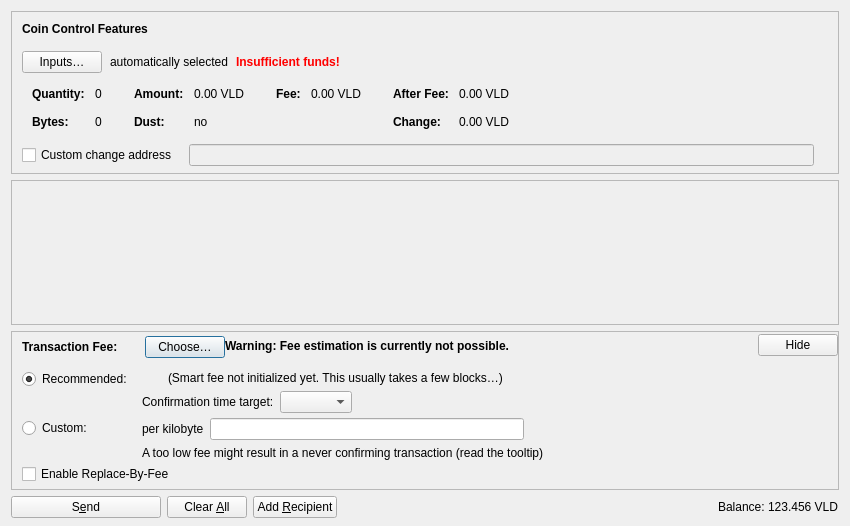
<?xml version="1.0" encoding="UTF-8"?>
<ui version="4.0">
 <class>SendCoinsDialog</class>
 <widget class="QDialog" name="SendCoinsDialog">
  <property name="geometry">
   <rect>
    <x>0</x>
    <y>0</y>
    <width>850</width>
    <height>526</height>
   </rect>
  </property>
  <property name="windowTitle">
   <string>Send Coins</string>
  </property>
  <layout class="QVBoxLayout" name="verticalLayout" stretch="0,1,0,0">
   <property name="bottomMargin">
    <number>8</number>
   </property>
   <item>
    <widget class="QFrame" name="frameCoinControl">
     <property name="sizePolicy">
      <sizepolicy hsizetype="Expanding" vsizetype="Expanding">
       <horstretch>0</horstretch>
       <verstretch>0</verstretch>
      </sizepolicy>
     </property>
     <property name="maximumSize">
      <size>
       <width>16777215</width>
       <height>16777215</height>
      </size>
     </property>
     <property name="frameShape">
      <enum>QFrame::StyledPanel</enum>
     </property>
     <property name="frameShadow">
      <enum>QFrame::Sunken</enum>
     </property>
     <layout class="QVBoxLayout" name="verticalLayoutCoinControl2">
      <property name="spacing">
       <number>0</number>
      </property>
      <property name="leftMargin">
       <number>0</number>
      </property>
      <property name="topMargin">
       <number>0</number>
      </property>
      <property name="rightMargin">
       <number>0</number>
      </property>
      <property name="bottomMargin">
       <number>6</number>
      </property>
      <item>
       <layout class="QVBoxLayout" name="verticalLayoutCoinControl" stretch="0,0,0,0,1">
        <property name="spacing">
         <number>0</number>
        </property>
        <property name="leftMargin">
         <number>10</number>
        </property>
        <property name="topMargin">
         <number>10</number>
        </property>
        <item>
         <layout class="QHBoxLayout" name="horizontalLayoutCoinControl1">
          <property name="bottomMargin">
           <number>15</number>
          </property>
          <item>
           <widget class="QLabel" name="labelCoinControlFeatures">
            <property name="sizePolicy">
             <sizepolicy hsizetype="Preferred" vsizetype="Maximum">
              <horstretch>0</horstretch>
              <verstretch>0</verstretch>
             </sizepolicy>
            </property>
            <property name="font">
             <font>
              <weight>75</weight>
              <bold>true</bold>
             </font>
            </property>
            <property name="styleSheet">
             <string notr="true">font-weight:bold;</string>
            </property>
            <property name="text">
             <string>Coin Control Features</string>
            </property>
           </widget>
          </item>
         </layout>
        </item>
        <item>
         <layout class="QHBoxLayout" name="horizontalLayoutCoinControl2" stretch="0,0,0,0">
          <property name="spacing">
           <number>8</number>
          </property>
          <property name="bottomMargin">
           <number>10</number>
          </property>
          <item>
           <widget class="QPushButton" name="pushButtonCoinControl">
            <property name="styleSheet">
             <string notr="true"/>
            </property>
            <property name="text">
             <string>Inputs…</string>
            </property>
            <property name="autoDefault">
             <bool>false</bool>
            </property>
           </widget>
          </item>
          <item>
           <widget class="QLabel" name="labelCoinControlAutomaticallySelected">
            <property name="text">
             <string>automatically selected</string>
            </property>
            <property name="margin">
             <number>5</number>
            </property>
           </widget>
          </item>
          <item>
           <widget class="QLabel" name="labelCoinControlInsuffFunds">
            <property name="font">
             <font>
              <weight>75</weight>
              <bold>true</bold>
             </font>
            </property>
            <property name="styleSheet">
             <string notr="true">color:red;font-weight:bold;</string>
            </property>
            <property name="text">
             <string>Insufficient funds!</string>
            </property>
            <property name="margin">
             <number>5</number>
            </property>
           </widget>
          </item>
          <item>
           <spacer name="horizontalSpacerCoinControl">
            <property name="orientation">
             <enum>Qt::Horizontal</enum>
            </property>
            <property name="sizeHint" stdset="0">
             <size>
              <width>40</width>
              <height>1</height>
             </size>
            </property>
           </spacer>
          </item>
         </layout>
        </item>
        <item>
         <widget class="QWidget" name="widgetCoinControl" native="true">
          <property name="sizePolicy">
           <sizepolicy hsizetype="Preferred" vsizetype="Preferred">
            <horstretch>0</horstretch>
            <verstretch>0</verstretch>
           </sizepolicy>
          </property>
          <property name="minimumSize">
           <size>
            <width>0</width>
            <height>0</height>
           </size>
          </property>
          <property name="styleSheet">
           <string notr="true"/>
          </property>
          <layout class="QHBoxLayout" name="horizontalLayoutCoinControl5">
           <property name="leftMargin">
            <number>0</number>
           </property>
           <property name="topMargin">
            <number>0</number>
           </property>
           <property name="rightMargin">
            <number>0</number>
           </property>
           <property name="bottomMargin">
            <number>0</number>
           </property>
           <item>
            <layout class="QHBoxLayout" name="horizontalLayoutCoinControl3" stretch="0,0,0,1">
             <property name="spacing">
              <number>20</number>
             </property>
             <property name="topMargin">
              <number>0</number>
             </property>
             <property name="bottomMargin">
              <number>10</number>
             </property>
             <item>
              <layout class="QFormLayout" name="formLayoutCoinControl1">
               <property name="horizontalSpacing">
                <number>10</number>
               </property>
               <property name="verticalSpacing">
                <number>14</number>
               </property>
               <property name="leftMargin">
                <number>10</number>
               </property>
               <property name="topMargin">
                <number>4</number>
               </property>
               <property name="rightMargin">
                <number>6</number>
               </property>
               <item row="0" column="0">
                <widget class="QLabel" name="labelCoinControlQuantityText">
                 <property name="font">
                  <font>
                   <weight>75</weight>
                   <bold>true</bold>
                  </font>
                 </property>
                 <property name="text">
                  <string>Quantity:</string>
                 </property>
                 <property name="margin">
                  <number>0</number>
                 </property>
                </widget>
               </item>
               <item row="0" column="1">
                <widget class="QLabel" name="labelCoinControlQuantity">
                 <property name="cursor">
                  <cursorShape>IBeamCursor</cursorShape>
                 </property>
                 <property name="contextMenuPolicy">
                  <enum>Qt::ActionsContextMenu</enum>
                 </property>
                 <property name="text">
                  <string notr="true">0</string>
                 </property>
                 <property name="margin">
                  <number>0</number>
                 </property>
                 <property name="textInteractionFlags">
                  <set>Qt::LinksAccessibleByMouse|Qt::TextSelectableByKeyboard|Qt::TextSelectableByMouse</set>
                 </property>
                </widget>
               </item>
               <item row="1" column="0">
                <widget class="QLabel" name="labelCoinControlBytesText">
                 <property name="font">
                  <font>
                   <weight>75</weight>
                   <bold>true</bold>
                  </font>
                 </property>
                 <property name="text">
                  <string>Bytes:</string>
                 </property>
                </widget>
               </item>
               <item row="1" column="1">
                <widget class="QLabel" name="labelCoinControlBytes">
                 <property name="cursor">
                  <cursorShape>IBeamCursor</cursorShape>
                 </property>
                 <property name="contextMenuPolicy">
                  <enum>Qt::ActionsContextMenu</enum>
                 </property>
                 <property name="text">
                  <string notr="true">0</string>
                 </property>
                 <property name="textInteractionFlags">
                  <set>Qt::LinksAccessibleByMouse|Qt::TextSelectableByKeyboard|Qt::TextSelectableByMouse</set>
                 </property>
                </widget>
               </item>
              </layout>
             </item>
             <item>
              <layout class="QFormLayout" name="formLayoutCoinControl2">
               <property name="horizontalSpacing">
                <number>10</number>
               </property>
               <property name="verticalSpacing">
                <number>14</number>
               </property>
               <property name="leftMargin">
                <number>6</number>
               </property>
               <property name="topMargin">
                <number>4</number>
               </property>
               <property name="rightMargin">
                <number>6</number>
               </property>
               <item row="0" column="0">
                <widget class="QLabel" name="labelCoinControlAmountText">
                 <property name="font">
                  <font>
                   <weight>75</weight>
                   <bold>true</bold>
                  </font>
                 </property>
                 <property name="text">
                  <string>Amount:</string>
                 </property>
                 <property name="margin">
                  <number>0</number>
                 </property>
                </widget>
               </item>
               <item row="0" column="1">
                <widget class="QLabel" name="labelCoinControlAmount">
                 <property name="cursor">
                  <cursorShape>IBeamCursor</cursorShape>
                 </property>
                 <property name="contextMenuPolicy">
                  <enum>Qt::ActionsContextMenu</enum>
                 </property>
                 <property name="text">
                  <string notr="true">0.00 VLD</string>
                 </property>
                 <property name="textInteractionFlags">
                  <set>Qt::LinksAccessibleByMouse|Qt::TextSelectableByKeyboard|Qt::TextSelectableByMouse</set>
                 </property>
                </widget>
               </item>
               <item row="1" column="0">
                <widget class="QLabel" name="labelCoinControlLowOutputText">
                 <property name="font">
                  <font>
                   <weight>75</weight>
                   <bold>true</bold>
                  </font>
                 </property>
                 <property name="text">
                  <string>Dust:</string>
                 </property>
                </widget>
               </item>
               <item row="1" column="1">
                <widget class="QLabel" name="labelCoinControlLowOutput">
                 <property name="cursor">
                  <cursorShape>IBeamCursor</cursorShape>
                 </property>
                 <property name="contextMenuPolicy">
                  <enum>Qt::ActionsContextMenu</enum>
                 </property>
                 <property name="text">
                  <string notr="true">no</string>
                 </property>
                 <property name="textInteractionFlags">
                  <set>Qt::LinksAccessibleByMouse|Qt::TextSelectableByKeyboard|Qt::TextSelectableByMouse</set>
                 </property>
                </widget>
               </item>
              </layout>
             </item>
             <item>
              <layout class="QFormLayout" name="formLayoutCoinControl3">
               <property name="horizontalSpacing">
                <number>10</number>
               </property>
               <property name="verticalSpacing">
                <number>14</number>
               </property>
               <property name="leftMargin">
                <number>6</number>
               </property>
               <property name="topMargin">
                <number>4</number>
               </property>
               <property name="rightMargin">
                <number>6</number>
               </property>
               <item row="0" column="0">
                <widget class="QLabel" name="labelCoinControlFeeText">
                 <property name="font">
                  <font>
                   <weight>75</weight>
                   <bold>true</bold>
                  </font>
                 </property>
                 <property name="text">
                  <string>Fee:</string>
                 </property>
                 <property name="margin">
                  <number>0</number>
                 </property>
                </widget>
               </item>
               <item row="0" column="1">
                <widget class="QLabel" name="labelCoinControlFee">
                 <property name="cursor">
                  <cursorShape>IBeamCursor</cursorShape>
                 </property>
                 <property name="contextMenuPolicy">
                  <enum>Qt::ActionsContextMenu</enum>
                 </property>
                 <property name="text">
                  <string notr="true">0.00 VLD</string>
                 </property>
                 <property name="textInteractionFlags">
                  <set>Qt::LinksAccessibleByMouse|Qt::TextSelectableByKeyboard|Qt::TextSelectableByMouse</set>
                 </property>
                </widget>
               </item>
              </layout>
             </item>
             <item>
              <layout class="QFormLayout" name="formLayoutCoinControl4">
               <property name="horizontalSpacing">
                <number>10</number>
               </property>
               <property name="verticalSpacing">
                <number>14</number>
               </property>
               <property name="leftMargin">
                <number>6</number>
               </property>
               <property name="topMargin">
                <number>4</number>
               </property>
               <property name="rightMargin">
                <number>6</number>
               </property>
               <item row="0" column="0">
                <widget class="QLabel" name="labelCoinControlAfterFeeText">
                 <property name="font">
                  <font>
                   <weight>75</weight>
                   <bold>true</bold>
                  </font>
                 </property>
                 <property name="text">
                  <string>After Fee:</string>
                 </property>
                 <property name="margin">
                  <number>0</number>
                 </property>
                </widget>
               </item>
               <item row="0" column="1">
                <widget class="QLabel" name="labelCoinControlAfterFee">
                 <property name="cursor">
                  <cursorShape>IBeamCursor</cursorShape>
                 </property>
                 <property name="contextMenuPolicy">
                  <enum>Qt::ActionsContextMenu</enum>
                 </property>
                 <property name="text">
                  <string notr="true">0.00 VLD</string>
                 </property>
                 <property name="textInteractionFlags">
                  <set>Qt::LinksAccessibleByMouse|Qt::TextSelectableByKeyboard|Qt::TextSelectableByMouse</set>
                 </property>
                </widget>
               </item>
               <item row="1" column="0">
                <widget class="QLabel" name="labelCoinControlChangeText">
                 <property name="font">
                  <font>
                   <weight>75</weight>
                   <bold>true</bold>
                  </font>
                 </property>
                 <property name="text">
                  <string>Change:</string>
                 </property>
                </widget>
               </item>
               <item row="1" column="1">
                <widget class="QLabel" name="labelCoinControlChange">
                 <property name="cursor">
                  <cursorShape>IBeamCursor</cursorShape>
                 </property>
                 <property name="contextMenuPolicy">
                  <enum>Qt::ActionsContextMenu</enum>
                 </property>
                 <property name="text">
                  <string notr="true">0.00 VLD</string>
                 </property>
                 <property name="textInteractionFlags">
                  <set>Qt::LinksAccessibleByMouse|Qt::TextSelectableByKeyboard|Qt::TextSelectableByMouse</set>
                 </property>
                </widget>
               </item>
              </layout>
             </item>
            </layout>
           </item>
          </layout>
         </widget>
        </item>
        <item>
         <layout class="QHBoxLayout" name="horizontalLayoutCoinControl4" stretch="0,0,0">
          <property name="spacing">
           <number>12</number>
          </property>
          <property name="sizeConstraint">
           <enum>QLayout::SetDefaultConstraint</enum>
          </property>
          <property name="topMargin">
           <number>5</number>
          </property>
          <property name="rightMargin">
           <number>5</number>
          </property>
          <item>
           <widget class="QCheckBox" name="checkBoxCoinControlChange">
            <property name="toolTip">
             <string>If this is activated, but the change address is empty or invalid, change will be sent to a newly generated address.</string>
            </property>
            <property name="text">
             <string>Custom change address</string>
            </property>
           </widget>
          </item>
          <item>
           <widget class="QValidatedLineEdit" name="lineEditCoinControlChange">
            <property name="enabled">
             <bool>false</bool>
            </property>
            <property name="sizePolicy">
             <sizepolicy hsizetype="Expanding" vsizetype="Fixed">
              <horstretch>0</horstretch>
              <verstretch>0</verstretch>
             </sizepolicy>
            </property>
           </widget>
          </item>
          <item>
           <widget class="QLabel" name="labelCoinControlChangeLabel">
            <property name="sizePolicy">
             <sizepolicy hsizetype="Preferred" vsizetype="Expanding">
              <horstretch>0</horstretch>
              <verstretch>0</verstretch>
             </sizepolicy>
            </property>
            <property name="minimumSize">
             <size>
              <width>0</width>
              <height>0</height>
             </size>
            </property>
            <property name="text">
             <string/>
            </property>
            <property name="margin">
             <number>3</number>
            </property>
           </widget>
          </item>
         </layout>
        </item>
        <item>
         <spacer name="verticalSpacerCoinControl">
          <property name="orientation">
           <enum>Qt::Vertical</enum>
          </property>
          <property name="sizeHint" stdset="0">
           <size>
            <width>800</width>
            <height>1</height>
           </size>
          </property>
         </spacer>
        </item>
       </layout>
      </item>
     </layout>
    </widget>
   </item>
   <item>
    <widget class="QScrollArea" name="scrollArea">
     <property name="widgetResizable">
      <bool>true</bool>
     </property>
     <widget class="QWidget" name="scrollAreaWidgetContents">
      <property name="geometry">
       <rect>
        <x>0</x>
        <y>0</y>
        <width>830</width>
        <height>104</height>
       </rect>
      </property>
      <layout class="QVBoxLayout" name="verticalLayout_2" stretch="0,1">
       <property name="leftMargin">
        <number>0</number>
       </property>
       <property name="topMargin">
        <number>0</number>
       </property>
       <property name="rightMargin">
        <number>0</number>
       </property>
       <property name="bottomMargin">
        <number>0</number>
       </property>
       <item>
        <layout class="QVBoxLayout" name="entries">
         <property name="spacing">
          <number>6</number>
         </property>
        </layout>
       </item>
       <item>
        <spacer name="verticalSpacer">
         <property name="orientation">
          <enum>Qt::Vertical</enum>
         </property>
         <property name="sizeHint" stdset="0">
          <size>
           <width>20</width>
           <height>40</height>
          </size>
         </property>
        </spacer>
       </item>
      </layout>
     </widget>
    </widget>
   </item>
   <item>
    <widget class="QFrame" name="frameFee">
     <property name="sizePolicy">
      <sizepolicy hsizetype="Expanding" vsizetype="Expanding">
       <horstretch>0</horstretch>
       <verstretch>0</verstretch>
      </sizepolicy>
     </property>
     <property name="maximumSize">
      <size>
       <width>16777215</width>
       <height>16777215</height>
      </size>
     </property>
     <property name="frameShape">
      <enum>QFrame::StyledPanel</enum>
     </property>
     <property name="frameShadow">
      <enum>QFrame::Sunken</enum>
     </property>
     <layout class="QVBoxLayout" name="verticalLayoutFee1">
      <property name="spacing">
       <number>0</number>
      </property>
      <property name="leftMargin">
       <number>0</number>
      </property>
      <property name="topMargin">
       <number>0</number>
      </property>
      <property name="rightMargin">
       <number>0</number>
      </property>
      <property name="bottomMargin">
       <number>0</number>
      </property>
      <item>
       <layout class="QVBoxLayout" name="verticalLayoutFee2" stretch="0,0,0">
        <property name="spacing">
         <number>0</number>
        </property>
        <property name="leftMargin">
         <number>10</number>
        </property>
        <property name="topMargin">
         <number>0</number>
        </property>
        <item>
         <layout class="QHBoxLayout" name="horizontalLayoutFee1">
          <property name="bottomMargin">
           <number>0</number>
          </property>
          <item>
           <layout class="QVBoxLayout" name="verticalLayoutFee7">
            <property name="spacing">
             <number>0</number>
            </property>
            <item>
             <spacer name="verticalSpacerSmartFee">
              <property name="orientation">
               <enum>Qt::Vertical</enum>
              </property>
              <property name="sizeType">
               <enum>QSizePolicy::Fixed</enum>
              </property>
              <property name="sizeHint" stdset="0">
               <size>
                <width>1</width>
                <height>4</height>
               </size>
              </property>
             </spacer>
            </item>
            <item>
             <layout class="QHBoxLayout" name="horizontalLayoutSmartFee">
              <property name="spacing">
               <number>10</number>
              </property>
              <item>
               <widget class="QLabel" name="labelFeeHeadline">
                <property name="sizePolicy">
                 <sizepolicy hsizetype="Preferred" vsizetype="Maximum">
                  <horstretch>0</horstretch>
                  <verstretch>0</verstretch>
                 </sizepolicy>
                </property>
                <property name="font">
                 <font>
                  <weight>75</weight>
                  <bold>true</bold>
                 </font>
                </property>
                <property name="styleSheet">
                 <string notr="true">font-weight:bold;</string>
                </property>
                <property name="text">
                 <string>Transaction Fee:</string>
                </property>
               </widget>
              </item>
              <item>
               <widget class="QLabel" name="labelFeeMinimized">
                <property name="text">
                 <string/>
                </property>
               </widget>
              </item>
              <item>
               <widget class="QPushButton" name="buttonChooseFee">
                <property name="text">
                 <string>Choose…</string>
                </property>
               </widget>
              </item>
             </layout>
            </item>
            <item>
             <spacer name="verticalSpacer_5">
              <property name="orientation">
               <enum>Qt::Vertical</enum>
              </property>
              <property name="sizeHint" stdset="0">
               <size>
                <width>1</width>
                <height>1</height>
               </size>
              </property>
             </spacer>
            </item>
           </layout>
          </item>
          <item>
           <widget class="QLabel" name="fallbackFeeWarningLabel">
            <property name="toolTip">
             <string>Using the fallbackfee can result in sending a transaction that will take several hours or days (or never) to confirm. Consider choosing your fee manually or wait until you have validated the complete chain.</string>
            </property>
            <property name="font">
            <font>
                <weight>75</weight>
                <bold>true</bold>
            </font>
            </property>
            <property name="text">
             <string>Warning: Fee estimation is currently not possible.</string>
            </property>
            <property name="wordWrap">
             <bool>false</bool>
            </property>
           </widget>
          </item>
          <item>
           <spacer name="horizontalSpacer_4">
            <property name="orientation">
             <enum>Qt::Horizontal</enum>
            </property>
            <property name="sizeType">
             <enum>QSizePolicy::MinimumExpanding</enum>
            </property>
            <property name="sizeHint" stdset="0">
             <size>
              <width>40</width>
              <height>20</height>
             </size>
            </property>
           </spacer>
          </item>
          <item>
           <widget class="QPushButton" name="buttonMinimizeFee">
            <property name="toolTip">
             <string>Hide transaction fee settings</string>
            </property>
            <property name="text">
             <string>Hide</string>
            </property>
           </widget>
          </item>
         </layout>
        </item>
        <item>
         <widget class="QFrame" name="frameFeeSelection">
          <layout class="QVBoxLayout" name="verticalLayoutFee12">
           <property name="spacing">
            <number>0</number>
           </property>
           <property name="leftMargin">
            <number>0</number>
           </property>
           <property name="topMargin">
            <number>0</number>
           </property>
           <property name="rightMargin">
            <number>0</number>
           </property>
           <property name="bottomMargin">
            <number>0</number>
           </property>
           <item>
            <layout class="QGridLayout" name="gridLayoutFee">
             <property name="topMargin">
              <number>10</number>
             </property>
             <property name="bottomMargin">
              <number>4</number>
             </property>
             <property name="horizontalSpacing">
              <number>10</number>
             </property>
             <property name="verticalSpacing">
              <number>4</number>
             </property>
             <item row="1" column="1">
              <layout class="QVBoxLayout" name="verticalLayoutFee8">
               <property name="spacing">
                <number>6</number>
               </property>
               <item>
                <layout class="QHBoxLayout" name="horizontalLayoutFee13">
                 <item>
                  <widget class="QLabel" name="labelCustomPerKilobyte">
                   <property name="toolTip">
                    <string>Specify a custom fee per kB (1,000 bytes) of the transaction's virtual size.

Note:  Since the fee is calculated on a per-byte basis, a fee rate of "100 satoshis per kvB" for a transaction size of 500 virtual bytes (half of 1 kvB) would ultimately yield a fee of only 50 satoshis.</string>
                   </property>
                   <property name="text">
                    <string>per kilobyte</string>
                   </property>
                  </widget>
                 </item>
                 <item>
                  <widget class="ValdcoinAmountField" name="customFee"/>
                 </item>
                 <item>
                  <spacer name="horizontalSpacer_6">
                   <property name="orientation">
                    <enum>Qt::Horizontal</enum>
                   </property>
                   <property name="sizeHint" stdset="0">
                    <size>
                     <width>1</width>
                     <height>1</height>
                    </size>
                   </property>
                  </spacer>
                 </item>
                </layout>
               </item>
               <item>
                <layout class="QHBoxLayout" name="horizontalLayoutFee8">
                 <item>
                  <widget class="QLabel" name="labelCustomFeeWarning">
                   <property name="enabled">
                    <bool>true</bool>
                   </property>
                   <property name="toolTip">
                    <string>When there is less transaction volume than space in the blocks, miners as well as relaying nodes may enforce a minimum fee. Paying only this minimum fee is just fine, but be aware that this can result in a never confirming transaction once there is more demand for valdcoin transactions than the network can process.</string>
                   </property>
                   <property name="text">
                    <string>A too low fee might result in a never confirming transaction (read the tooltip)</string>
                   </property>
                  </widget>
                 </item>
                 <item>
                  <spacer name="horizontalSpacer_2">
                   <property name="orientation">
                    <enum>Qt::Horizontal</enum>
                   </property>
                   <property name="sizeHint" stdset="0">
                    <size>
                     <width>1</width>
                     <height>1</height>
                    </size>
                   </property>
                  </spacer>
                 </item>
                </layout>
               </item>
              </layout>
             </item>
             <item row="0" column="0">
              <layout class="QVBoxLayout" name="verticalLayoutFee4" stretch="0,1">
               <item>
                <widget class="QRadioButton" name="radioSmartFee">
                 <property name="text">
                  <string>Recommended:</string>
                 </property>
                 <property name="checked">
                  <bool>true</bool>
                 </property>
                 <attribute name="buttonGroup">
                  <string notr="true">groupFee</string>
                 </attribute>
                </widget>
               </item>
               <item>
                <spacer name="verticalSpacer_2">
                 <property name="orientation">
                  <enum>Qt::Vertical</enum>
                 </property>
                 <property name="sizeHint" stdset="0">
                  <size>
                   <width>1</width>
                   <height>1</height>
                  </size>
                 </property>
                </spacer>
               </item>
              </layout>
             </item>
             <item row="1" column="0">
              <layout class="QVBoxLayout" name="verticalLayoutFee9" stretch="0,1">
               <item>
                <widget class="QRadioButton" name="radioCustomFee">
                 <property name="text">
                  <string>Custom:</string>
                 </property>
                 <attribute name="buttonGroup">
                  <string notr="true">groupFee</string>
                 </attribute>
                </widget>
               </item>
               <item>
                <spacer name="verticalSpacer_6">
                 <property name="orientation">
                  <enum>Qt::Vertical</enum>
                 </property>
                 <property name="sizeHint" stdset="0">
                  <size>
                   <width>1</width>
                   <height>1</height>
                  </size>
                 </property>
                </spacer>
               </item>
              </layout>
             </item>
             <item row="0" column="1">
              <layout class="QVBoxLayout" name="verticalLayoutFee3" stretch="0,0,1">
               <property name="spacing">
                <number>6</number>
               </property>
               <property name="topMargin">
                <number>2</number>
               </property>
               <item>
                <layout class="QHBoxLayout" name="horizontalLayoutFee12">
                 <item>
                  <widget class="QLabel" name="labelSmartFee">
                   <property name="text">
                    <string/>
                   </property>
                  </widget>
                 </item>
                 <item>
                  <widget class="QLabel" name="labelFeeEstimation">
                   <property name="text">
                    <string/>
                   </property>
                  </widget>
                 </item>
                 <item>
                  <widget class="QLabel" name="labelSmartFee2">
                   <property name="text">
                    <string>(Smart fee not initialized yet. This usually takes a few blocks…)</string>
                   </property>
                  </widget>
                 </item>
                 <item>
                  <spacer name="horizontalSpacer_5">
                   <property name="orientation">
                    <enum>Qt::Horizontal</enum>
                   </property>
                   <property name="sizeHint" stdset="0">
                    <size>
                     <width>1</width>
                     <height>1</height>
                    </size>
                   </property>
                  </spacer>
                 </item>
                </layout>
               </item>
               <item>
                <layout class="QHBoxLayout" name="horizontalLayoutFee9">
                 <item>
                  <layout class="QVBoxLayout" name="verticalLayoutFee6">
                   <item>
                    <widget class="QLabel" name="labelSmartFee3">
                     <property name="text">
                      <string>Confirmation time target:</string>
                     </property>
                    </widget>
                   </item>
                  </layout>
                 </item>
                 <item>
                  <layout class="QVBoxLayout" name="verticalLayoutFee5">
                   <property name="rightMargin">
                    <number>30</number>
                   </property>
                   <item>
                    <layout class="QHBoxLayout" name="horizontalLayoutConfTarget">
                     <property name="bottomMargin">
                      <number>0</number>
                     </property>
                     <item>
                      <widget class="QComboBox" name="confTargetSelector"/>
                     </item>
                     <item>
                      <spacer name="horizontalSpacerConfTarget">
                       <property name="orientation">
                        <enum>Qt::Horizontal</enum>
                       </property>
                       <property name="sizeHint" stdset="0">
                        <size>
                         <width>40</width>
                         <height>20</height>
                        </size>
                       </property>
                      </spacer>
                     </item>
                    </layout>
                   </item>
                  </layout>
                 </item>
                </layout>
               </item>
               <item>
                <spacer name="verticalSpacer_4">
                 <property name="orientation">
                  <enum>Qt::Vertical</enum>
                 </property>
                 <property name="sizeHint" stdset="0">
                  <size>
                   <width>1</width>
                   <height>1</height>
                  </size>
                 </property>
                </spacer>
               </item>
              </layout>
             </item>
            </layout>
           </item>
           <item>
            <widget class="QCheckBox" name="optInRBF">
             <property name="text">
              <string>Enable Replace-By-Fee</string>
             </property>
             <property name="toolTip">
              <string>With Replace-By-Fee (BIP-125) you can increase a transaction's fee after it is sent. Without this, a higher fee may be recommended to compensate for increased transaction delay risk.</string>
             </property>
            </widget>
           </item>
          </layout>
         </widget>
        </item>
        <item>
         <spacer name="verticalSpacerFee">
          <property name="orientation">
           <enum>Qt::Vertical</enum>
          </property>
          <property name="sizeHint" stdset="0">
           <size>
            <width>40</width>
            <height>5</height>
           </size>
          </property>
         </spacer>
        </item>
       </layout>
      </item>
     </layout>
    </widget>
   </item>
   <item>
    <layout class="QHBoxLayout" name="horizontalLayout">
     <item>
      <widget class="QPushButton" name="sendButton">
       <property name="minimumSize">
        <size>
         <width>150</width>
         <height>0</height>
        </size>
       </property>
       <property name="toolTip">
        <string>Confirm the send action</string>
       </property>
       <property name="text">
        <string>S&amp;end</string>
       </property>
       <property name="icon">
        <iconset resource="../valdcoin.qrc">
         <normaloff>:/icons/send</normaloff>:/icons/send</iconset>
       </property>
       <property name="autoDefault">
        <bool>false</bool>
       </property>
       <property name="default">
        <bool>false</bool>
       </property>
      </widget>
     </item>
     <item>
      <widget class="QPushButton" name="clearButton">
       <property name="sizePolicy">
        <sizepolicy hsizetype="Minimum" vsizetype="Fixed">
         <horstretch>0</horstretch>
         <verstretch>0</verstretch>
        </sizepolicy>
       </property>
       <property name="toolTip">
        <string>Clear all fields of the form.</string>
       </property>
       <property name="text">
        <string>Clear &amp;All</string>
       </property>
       <property name="icon">
        <iconset resource="../valdcoin.qrc">
         <normaloff>:/icons/remove</normaloff>:/icons/remove</iconset>
       </property>
       <property name="autoDefault">
        <bool>false</bool>
       </property>
      </widget>
     </item>
     <item>
      <widget class="QPushButton" name="addButton">
       <property name="toolTip">
        <string>Send to multiple recipients at once</string>
       </property>
       <property name="text">
        <string>Add &amp;Recipient</string>
       </property>
       <property name="icon">
        <iconset resource="../valdcoin.qrc">
         <normaloff>:/icons/add</normaloff>:/icons/add</iconset>
       </property>
       <property name="autoDefault">
        <bool>false</bool>
       </property>
      </widget>
     </item>
     <item>
      <spacer name="horizontalSpacer">
       <property name="orientation">
        <enum>Qt::Horizontal</enum>
       </property>
       <property name="sizeHint" stdset="0">
        <size>
         <width>40</width>
         <height>20</height>
        </size>
       </property>
      </spacer>
     </item>
     <item>
      <layout class="QHBoxLayout" name="horizontalLayout_2">
       <property name="spacing">
        <number>3</number>
       </property>
       <item>
        <widget class="QLabel" name="labelBalanceName">
         <property name="sizePolicy">
          <sizepolicy hsizetype="Preferred" vsizetype="Fixed">
           <horstretch>0</horstretch>
           <verstretch>0</verstretch>
          </sizepolicy>
         </property>
         <property name="text">
          <string>Balance:</string>
         </property>
        </widget>
       </item>
       <item>
        <widget class="QLabel" name="labelBalance">
         <property name="sizePolicy">
          <sizepolicy hsizetype="Preferred" vsizetype="Fixed">
           <horstretch>0</horstretch>
           <verstretch>0</verstretch>
          </sizepolicy>
         </property>
         <property name="cursor">
          <cursorShape>IBeamCursor</cursorShape>
         </property>
         <property name="text">
          <string notr="true">123.456 VLD</string>
         </property>
         <property name="textInteractionFlags">
          <set>Qt::LinksAccessibleByMouse|Qt::TextSelectableByKeyboard|Qt::TextSelectableByMouse</set>
         </property>
        </widget>
       </item>
      </layout>
     </item>
    </layout>
   </item>
  </layout>
 </widget>
 <customwidgets>
  <customwidget>
   <class>QValidatedLineEdit</class>
   <extends>QLineEdit</extends>
   <header>qt/qvalidatedlineedit.h</header>
  </customwidget>
  <customwidget>
   <class>ValdcoinAmountField</class>
   <extends>QLineEdit</extends>
   <header>qt/valdcoinamountfield.h</header>
   <container>1</container>
  </customwidget>
 </customwidgets>
 <resources>
  <include location="../valdcoin.qrc"/>
 </resources>
 <connections/>
 <buttongroups>
  <buttongroup name="groupFee"/>
 </buttongroups>
</ui>
